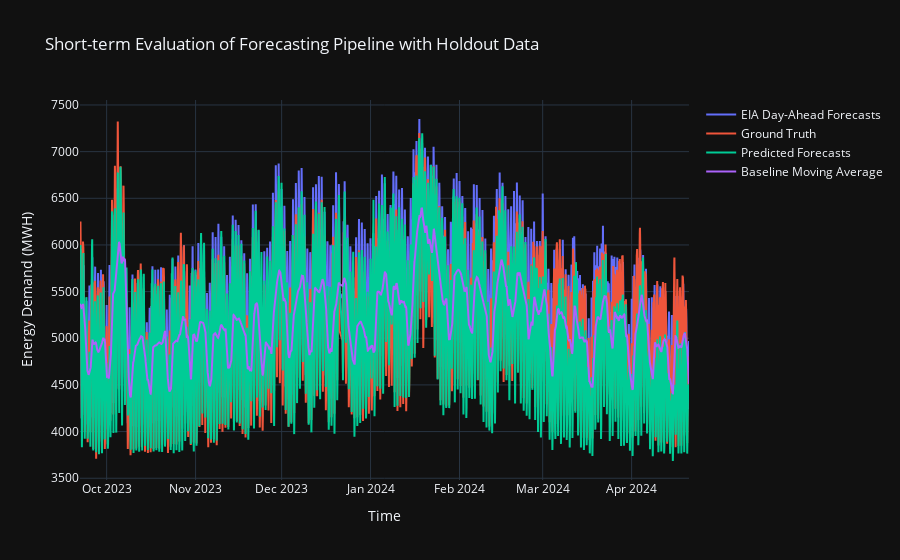

The notebook cell saved with this chart:
### Code cell
# Create figure showing forecasts and actual values
short_term_fig = go.Figure()
short_term_fig.add_trace(go.Scatter(x=st_forecast_data.index, y=eia_forecasts, mode='lines', 
    name='EIA Day-Ahead Forecasts', line=dict(color='rgba(255, 0, 0)')))
short_term_fig.add_trace(go.Scatter(x=st_forecast_data.index, y=st_actual_values, mode='lines', 
    name='Ground Truth', line=dict(color='rgba(0, 0, 255)')))
short_term_fig.add_trace(go.Scatter(x=st_forecast_data.index, y=st_forecasts["Point Forecast"], mode='lines', 
    name='Predicted Forecasts', line=dict(color='rgba(0, 0, 255)')))
short_term_fig.add_trace(go.Scatter(x=st_forecast_data.index, y=ma_forecasts["Baseline MA Point Forecast"], mode='lines', 
    name='Baseline Moving Average', line=dict(color='rgba(0, 0, 255)')))

# Customize the layout
short_term_fig.update_layout(
    title="Short-term Evaluation of Forecasting Pipeline with Holdout Data",
    xaxis_title='Time',
    yaxis_title='Energy Demand (MWH)',
    template='plotly_dark' 
)
short_term_fig.show()

with open(r"assets/short_term_evaluation_plot.pkl", "wb") as file:
    pkl.dump(short_term_fig, file)

### Figure 1 — Plotly figure (JSON) as saved in the notebook; plotly's stock layout.template omitted (floating-point values rounded to 4 significant figures; data arrays with more than 128 entries replaced by an {"elided": "..."} marker saying what was removed)
{"data": [{"line": {"color": "rgba(255, 0, 0)"}, "mode": "lines", "name": "EIA Day-Ahead Forecasts", "type": "scatter", "x": {"elided": "5070 str values"}, "y": {"elided": "5070 float values"}}, {"line": {"color": "rgba(0, 0, 255)"}, "mode": "lines", "name": "Ground Truth", "type": "scatter", "x": {"elided": "5070 str values"}, "y": {"elided": "5070 int values"}}, {"line": {"color": "rgba(0, 0, 255)"}, "mode": "lines", "name": "Predicted Forecasts", "type": "scatter", "x": {"elided": "5070 str values"}, "y": {"elided": "5070 float values"}}, {"line": {"color": "rgba(0, 0, 255)"}, "mode": "lines", "name": "Baseline Moving Average", "type": "scatter", "x": {"elided": "5070 str values"}, "y": {"elided": "5070 float values"}}], "layout": {"title": {"text": "Short-term Evaluation of Forecasting Pipeline with Holdout Data"}, "xaxis": {"title": {"text": "Time"}}, "yaxis": {"title": {"text": "Energy Demand (MWH)"}}}}
